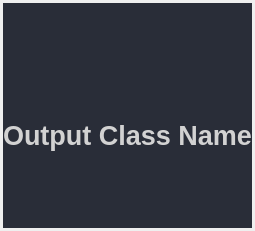
<?xml version="1.0" encoding="UTF-8"?>
<ui version="4.0">
 <class>widget_out_class</class>
 <widget class="QWidget" name="widget_out_class">
  <property name="geometry">
   <rect>
    <x>0</x>
    <y>0</y>
    <width>251</width>
    <height>231</height>
   </rect>
  </property>
  <property name="windowTitle">
   <string>Form</string>
  </property>
  <property name="styleSheet">
   <string notr="true"/>
  </property>
  <layout class="QVBoxLayout" name="verticalLayout">
   <property name="spacing">
    <number>3</number>
   </property>
   <property name="leftMargin">
    <number>3</number>
   </property>
   <property name="topMargin">
    <number>3</number>
   </property>
   <property name="rightMargin">
    <number>3</number>
   </property>
   <property name="bottomMargin">
    <number>3</number>
   </property>
   <item>
    <widget class="QFrame" name="frame_out_class">
     <property name="minimumSize">
      <size>
       <width>0</width>
       <height>0</height>
      </size>
     </property>
     <property name="maximumSize">
      <size>
       <width>16777215</width>
       <height>16777215</height>
      </size>
     </property>
     <property name="styleSheet">
      <string notr="true">background-color: rgb(41, 45, 56);
color: rgb(210, 210, 210);</string>
     </property>
     <property name="frameShape">
      <enum>QFrame::NoFrame</enum>
     </property>
     <property name="frameShadow">
      <enum>QFrame::Raised</enum>
     </property>
     <layout class="QVBoxLayout" name="verticalLayout_13" stretch="0">
      <property name="spacing">
       <number>0</number>
      </property>
      <property name="leftMargin">
       <number>0</number>
      </property>
      <property name="topMargin">
       <number>0</number>
      </property>
      <property name="rightMargin">
       <number>0</number>
      </property>
      <property name="bottomMargin">
       <number>0</number>
      </property>
      <item alignment="Qt::AlignVCenter">
       <widget class="QFrame" name="frame_contents">
        <property name="enabled">
         <bool>true</bool>
        </property>
        <property name="sizePolicy">
         <sizepolicy hsizetype="Preferred" vsizetype="Preferred">
          <horstretch>0</horstretch>
          <verstretch>0</verstretch>
         </sizepolicy>
        </property>
        <property name="minimumSize">
         <size>
          <width>0</width>
          <height>0</height>
         </size>
        </property>
        <property name="maximumSize">
         <size>
          <width>16777215</width>
          <height>16777215</height>
         </size>
        </property>
        <property name="cursor">
         <cursorShape>ArrowCursor</cursorShape>
        </property>
        <property name="styleSheet">
         <string notr="true"/>
        </property>
        <property name="frameShadow">
         <enum>QFrame::Raised</enum>
        </property>
        <layout class="QVBoxLayout" name="verticalLayout_2">
         <property name="spacing">
          <number>9</number>
         </property>
         <property name="leftMargin">
          <number>0</number>
         </property>
         <property name="topMargin">
          <number>0</number>
         </property>
         <property name="rightMargin">
          <number>0</number>
         </property>
         <property name="bottomMargin">
          <number>0</number>
         </property>
         <item alignment="Qt::AlignHCenter">
          <widget class="QLabel" name="out_class_image">
           <property name="font">
            <font>
             <pointsize>20</pointsize>
             <bold>true</bold>
            </font>
           </property>
           <property name="styleSheet">
            <string notr="true"/>
           </property>
           <property name="text">
            <string/>
           </property>
           <property name="textFormat">
            <enum>Qt::AutoText</enum>
           </property>
           <property name="pixmap">
            <pixmap resource="resources.qrc">:/icons/icons/baseline_engineering_white_48dp.png</pixmap>
           </property>
          </widget>
         </item>
         <item alignment="Qt::AlignHCenter">
          <widget class="QLabel" name="out_class_name">
           <property name="font">
            <font>
             <pointsize>20</pointsize>
             <bold>true</bold>
            </font>
           </property>
           <property name="styleSheet">
            <string notr="true"/>
           </property>
           <property name="text">
            <string>Output Class Name</string>
           </property>
           <property name="textFormat">
            <enum>Qt::AutoText</enum>
           </property>
          </widget>
         </item>
        </layout>
       </widget>
      </item>
     </layout>
    </widget>
   </item>
  </layout>
 </widget>
 <resources>
  <include location="resources.qrc"/>
 </resources>
 <connections/>
</ui>
